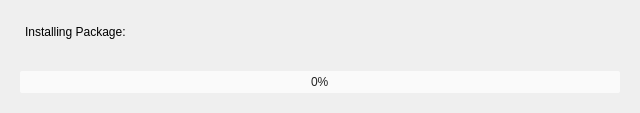
<?xml version="1.0" encoding="UTF-8"?>
<ui version="4.0">
 <class>InstallProgress</class>
 <widget class="QWidget" name="InstallProgress">
  <property name="geometry">
   <rect>
    <x>0</x>
    <y>0</y>
    <width>640</width>
    <height>113</height>
   </rect>
  </property>
  <layout class="QVBoxLayout" name="verticalLayout">
   <property name="spacing">
    <number>0</number>
   </property>
   <property name="margin">
    <number>0</number>
   </property>
   <item>
    <widget class="QWidget" name="InstallProgressFrame" native="true">
     <property name="styleSheet">
      <string notr="true">/* #QProgressBar */

    QProgressBar {
        border-radius: 2px;
        text-align: center;
        color: #222222;
        background-color: rgba(255, 255, 255, 180);
    }

    QProgressBar:chunk {
        background-color: qlineargradient(spread:pad, x1:0, y1:0, x2:0, y2:1, stop:0.473118 rgba(200, 79, 136, 255), stop:0.489247 rgba(200, 52, 119, 255), stop:1 rgba(200, 0, 105, 255));
        border-radius: 2px;
    }</string>
     </property>
     <layout class="QGridLayout" name="gridLayout">
      <property name="horizontalSpacing">
       <number>0</number>
      </property>
      <property name="verticalSpacing">
       <number>10</number>
      </property>
      <property name="margin">
       <number>20</number>
      </property>
      <item row="1" column="0">
       <widget class="QProgressBar" name="progress">
        <property name="minimumSize">
         <size>
          <width>600</width>
          <height>0</height>
         </size>
        </property>
        <property name="maximumSize">
         <size>
          <width>600</width>
          <height>16777215</height>
         </size>
        </property>
        <property name="value">
         <number>0</number>
        </property>
       </widget>
      </item>
      <item row="0" column="0">
       <widget class="QLabel" name="info">
        <property name="minimumSize">
         <size>
          <width>0</width>
          <height>40</height>
         </size>
        </property>
        <property name="text">
         <string>Installing Package: </string>
        </property>
        <property name="alignment">
         <set>Qt::AlignTop</set>
        </property>
        <property name="wordWrap">
         <bool>true</bool>
        </property>
        <property name="indent">
         <number>5</number>
        </property>
       </widget>
      </item>
     </layout>
    </widget>
   </item>
  </layout>
 </widget>
 <resources>
  <include location="../../data.qrc"/>
 </resources>
 <connections/>
</ui>
